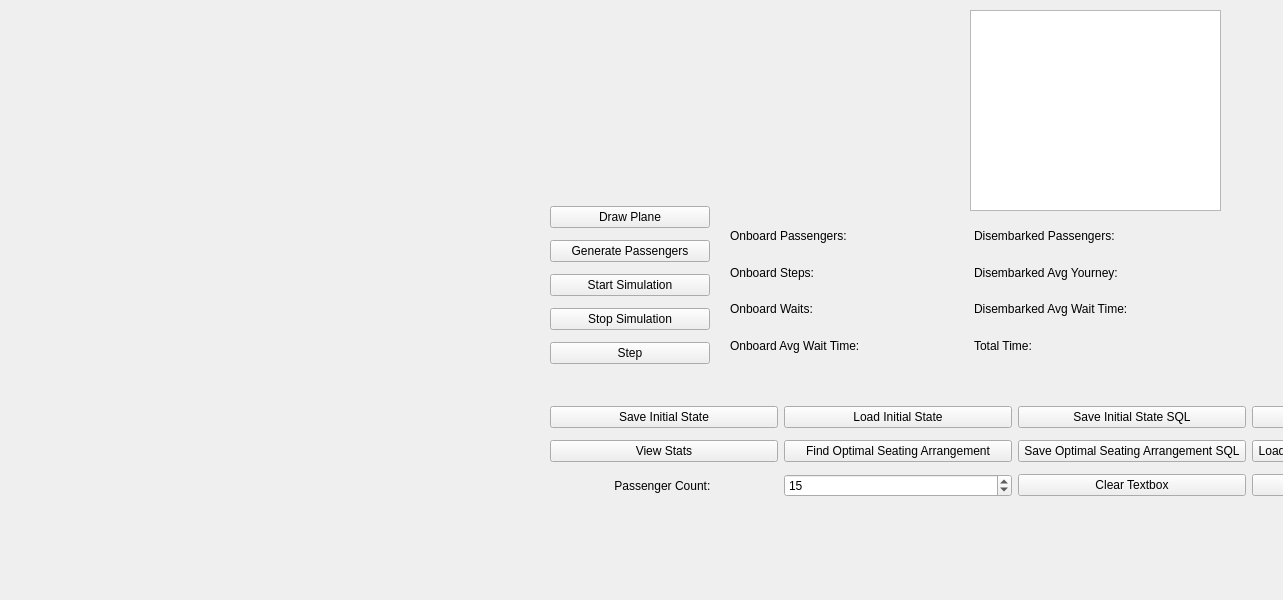
<?xml version="1.0" encoding="UTF-8"?>
<ui version="4.0">
 <class>Widget</class>
 <widget class="QWidget" name="Widget">
  <property name="geometry">
   <rect>
    <x>0</x>
    <y>0</y>
    <width>1283</width>
    <height>600</height>
   </rect>
  </property>
  <property name="windowTitle">
   <string>Widget</string>
  </property>
  <widget class="QWidget" name="verticalLayoutWidget">
   <property name="geometry">
    <rect>
     <x>550</x>
     <y>200</y>
     <width>160</width>
     <height>175</height>
    </rect>
   </property>
   <layout class="QVBoxLayout" name="verticalLayout">
    <item>
     <widget class="QPushButton" name="drawGridButton">
      <property name="text">
       <string>Draw Plane</string>
      </property>
     </widget>
    </item>
    <item>
     <widget class="QPushButton" name="generateButton">
      <property name="text">
       <string>Generate Passengers</string>
      </property>
     </widget>
    </item>
    <item>
     <widget class="QPushButton" name="startButton">
      <property name="text">
       <string>Start Simulation</string>
      </property>
     </widget>
    </item>
    <item>
     <widget class="QPushButton" name="stopButton">
      <property name="text">
       <string>Stop Simulation</string>
      </property>
     </widget>
    </item>
    <item>
     <widget class="QPushButton" name="stepButton">
      <property name="text">
       <string>Step</string>
      </property>
     </widget>
    </item>
   </layout>
  </widget>
  <widget class="QWidget" name="gridLayoutWidget">
   <property name="geometry">
    <rect>
     <x>730</x>
     <y>220</y>
     <width>481</width>
     <height>141</height>
    </rect>
   </property>
   <layout class="QGridLayout" name="gridLayout">
    <property name="leftMargin">
     <number>0</number>
    </property>
    <property name="rightMargin">
     <number>0</number>
    </property>
    <item row="0" column="0">
     <widget class="QLabel" name="onBoardPassengersLabel">
      <property name="text">
       <string>Onboard Passengers: </string>
      </property>
     </widget>
    </item>
    <item row="0" column="1">
     <widget class="QLabel" name="disembarkedPassengersLabel">
      <property name="text">
       <string>Disembarked Passengers: </string>
      </property>
     </widget>
    </item>
    <item row="1" column="0">
     <widget class="QLabel" name="onBoardStepsLabel">
      <property name="text">
       <string>Onboard Steps: </string>
      </property>
     </widget>
    </item>
    <item row="2" column="0">
     <widget class="QLabel" name="onBoardWaitsLabel">
      <property name="text">
       <string>Onboard Waits: </string>
      </property>
     </widget>
    </item>
    <item row="1" column="1">
     <widget class="QLabel" name="disembarkedAvgYourneyLabel">
      <property name="text">
       <string>Disembarked Avg Yourney: </string>
      </property>
     </widget>
    </item>
    <item row="3" column="0">
     <widget class="QLabel" name="onBoardAverageWaitTimeLabel">
      <property name="text">
       <string>Onboard Avg Wait Time: </string>
      </property>
     </widget>
    </item>
    <item row="3" column="1">
     <widget class="QLabel" name="totalLabel">
      <property name="text">
       <string>Total Time: </string>
      </property>
     </widget>
    </item>
    <item row="2" column="1">
     <widget class="QLabel" name="disembarkedAvgWaitTimeLabel">
      <property name="text">
       <string>Disembarked Avg Wait Time: </string>
      </property>
     </widget>
    </item>
   </layout>
  </widget>
  <widget class="QWidget" name="gridLayoutWidget_2">
   <property name="geometry">
    <rect>
     <x>550</x>
     <y>400</y>
     <width>930</width>
     <height>103</height>
    </rect>
   </property>
   <layout class="QGridLayout" name="gridLayout_2">
    <item row="0" column="0">
     <widget class="QPushButton" name="saveInitialStateButton">
      <property name="text">
       <string>Save Initial State</string>
      </property>
     </widget>
    </item>
    <item row="0" column="3">
     <widget class="QPushButton" name="loadInitialStateSQLButton">
      <property name="text">
       <string>Load Initial State SQL</string>
      </property>
     </widget>
    </item>
    <item row="1" column="0">
     <widget class="QPushButton" name="viewStatsButton">
      <property name="text">
       <string>View Stats</string>
      </property>
     </widget>
    </item>
    <item row="1" column="2">
     <widget class="QPushButton" name="saveOptimalSeatingArrangementSQLButton">
      <property name="text">
       <string>Save Optimal Seating Arrangement SQL</string>
      </property>
     </widget>
    </item>
    <item row="1" column="3">
     <widget class="QPushButton" name="loadOptimalSeatingArrangementSQLButton">
      <property name="text">
       <string>Load Optimal Seating Arrangement SQL</string>
      </property>
     </widget>
    </item>
    <item row="0" column="1">
     <widget class="QPushButton" name="loadInitialStateButton">
      <property name="text">
       <string>Load Initial State</string>
      </property>
     </widget>
    </item>
    <item row="0" column="2">
     <widget class="QPushButton" name="saveInitialStateSQLButton">
      <property name="text">
       <string>Save Initial State SQL</string>
      </property>
     </widget>
    </item>
    <item row="1" column="1">
     <widget class="QPushButton" name="findOptimalButton">
      <property name="text">
       <string>Find Optimal Seating Arrangement</string>
      </property>
     </widget>
    </item>
    <item row="2" column="3">
     <widget class="QPushButton" name="showOptimalButton">
      <property name="text">
       <string>Show Optimal</string>
      </property>
     </widget>
    </item>
    <item row="2" column="2">
     <widget class="QPushButton" name="clearTextbox">
      <property name="text">
       <string>Clear Textbox</string>
      </property>
     </widget>
    </item>
    <item row="2" column="1">
     <widget class="QSpinBox" name="spinBox">
      <property name="minimum">
       <number>1</number>
      </property>
      <property name="maximum">
       <number>24</number>
      </property>
      <property name="value">
       <number>15</number>
      </property>
     </widget>
    </item>
    <item row="2" column="0">
     <widget class="QLabel" name="label">
      <property name="text">
       <string>Passenger Count: </string>
      </property>
      <property name="alignment">
       <set>Qt::AlignmentFlag::AlignCenter</set>
      </property>
     </widget>
    </item>
   </layout>
  </widget>
  <widget class="QTextEdit" name="textLoadingData">
   <property name="geometry">
    <rect>
     <x>970</x>
     <y>10</y>
     <width>251</width>
     <height>201</height>
    </rect>
   </property>
  </widget>
 </widget>
 <resources/>
 <connections/>
</ui>
